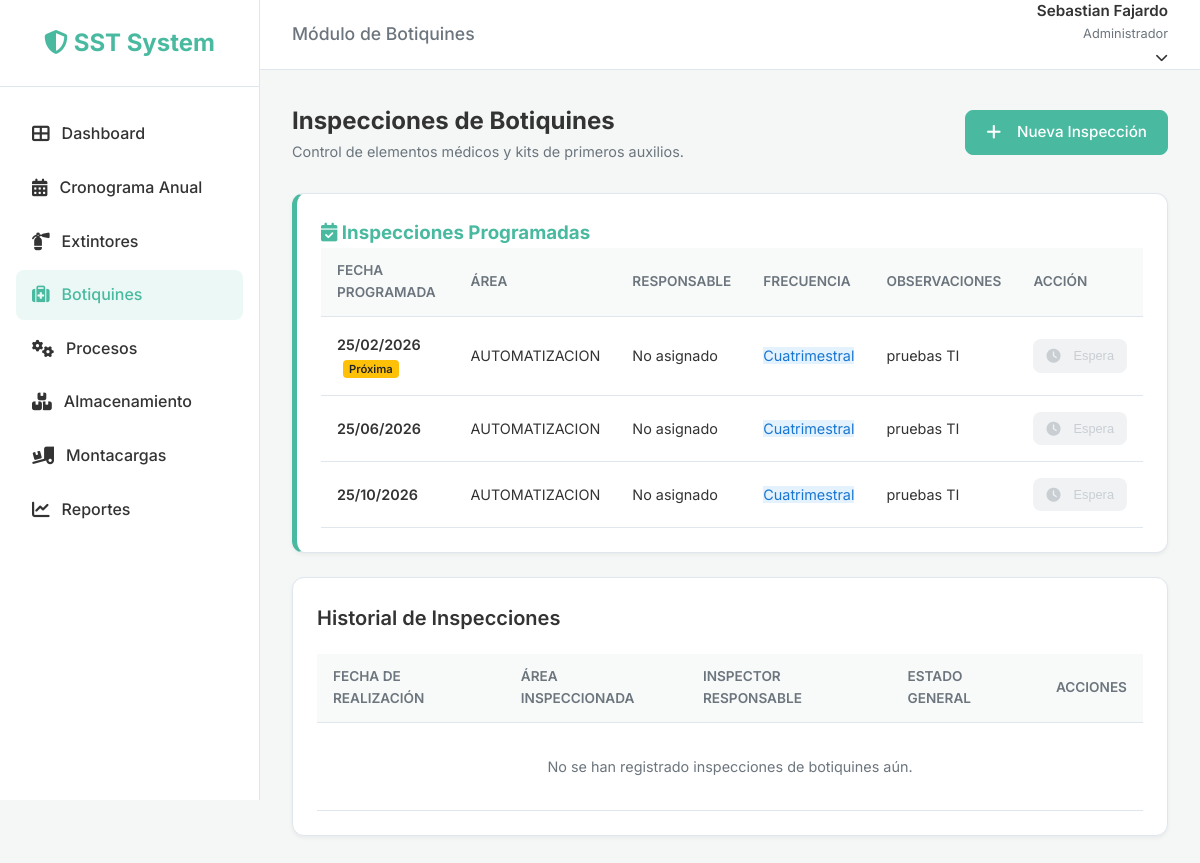
Before: /inspections/first-aid/ (signed in) with the older database file.
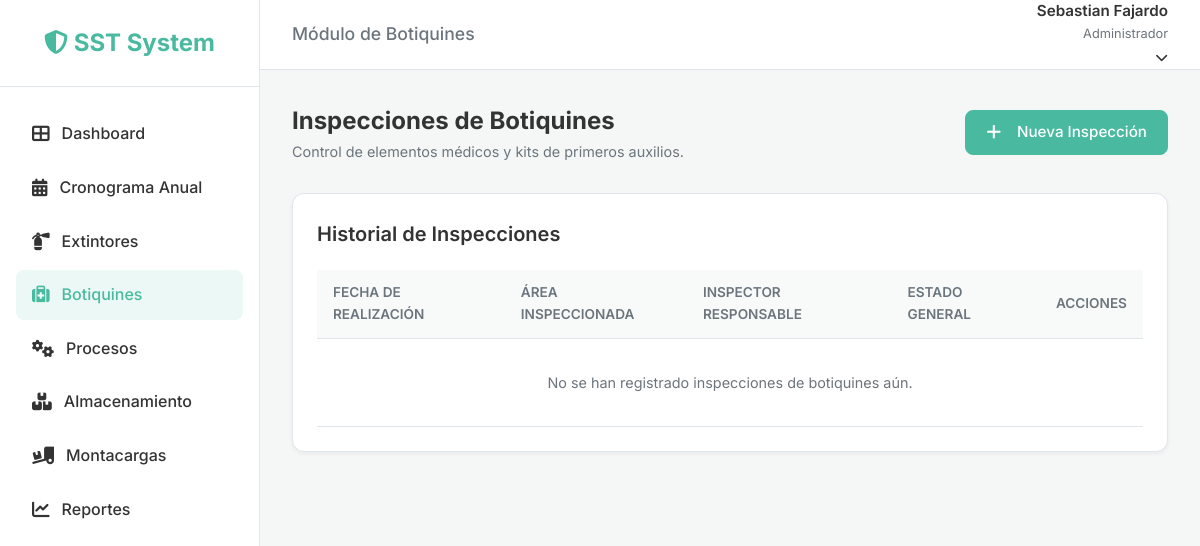
After: the same page with the newer database file.
### inspections/models.py (models this page shows, shortened)
class InspectionSchedule(models.Model):
    FREQUENCY_CHOICES = [
        ('Mensual', 'Mensual'),
        ('Bimestral', 'Bimestral'),
        ('Trimestral', 'Trimestral'),
        ('Cuatrimestral', 'Cuatrimestral'),
        ('Semestral', 'Semestral'),
        ('Anual', 'Anual'),
    ]
    STATUS_CHOICES = [
        ('Programada', 'Programada'),
        ('Realizada', 'Realizada'),
        ('Pendiente', 'Pendiente'),
    ]
    year = models.IntegerField(verbose_name="Año de Programación", blank=True, null=True)
    area = models.ForeignKey(
        'Area',
        on_delete=models.PROTECT,
        verbose_name="Área a Inspeccionar",
        help_text="Seleccione el área donde se realizará la inspección"
    )
    inspection_type = models.CharField(max_length=200, verbose_name="Tipo de Inspección")
    frequency = models.CharField(max_length=20, choices=FREQUENCY_CHOICES, verbose_name="Frecuencia")
    scheduled_date = models.DateField(verbose_name="Fecha Programada")
    responsible = models.ForeignKey(
        settings.AUTH_USER_MODEL,
        on_delete=models.CASCADE,
        related_name='scheduled_inspections',
        verbose_name="Responsable",
        blank=True,
        null=True
    )
    status = models.CharField(
        max_length=20,
        choices=STATUS_CHOICES,
        default='Programada',
        verbose_name="Estado"
    )
    observations = models.TextField(blank=True, null=True, verbose_name="Observaciones")
    created_at = models.DateTimeField(auto_now_add=True)
    updated_at = models.DateTimeField(auto_now=True)
    class Meta:
        verbose_name = "Cronograma de Inspección"
        verbose_name_plural = "Cronogramas de Inspección"
        ordering = ['scheduled_date']
    @property
    def is_overdue(self):
         return self.status != 'Realizada' and self.scheduled_date < date.today()

class Area(models.Model):
    name = models.CharField(max_length=200, unique=True, verbose_name="Nombre del Área")
    is_active = models.BooleanField(default=True, verbose_name="Activa")
    created_at = models.DateTimeField(auto_now_add=True)
    updated_at = models.DateTimeField(auto_now=True)
    class Meta:
        verbose_name = "Área"
        verbose_name_plural = "Áreas"
        ordering = ['name']
    def __str__(self):
        return self.name

### inspections/views.py (the view)
# urls.py: path('first-aid/', FirstAidListView.as_view(), name='first_aid_list'),
class FirstAidListView(LoginRequiredMixin, RolePermissionRequiredMixin, ScheduledInspectionsMixin, ListView):
    permission_required = ('first_aid', 'view')
    model = FirstAidInspection
    template_name = 'inspections/first_aid_list.html'
    context_object_name = 'inspections'
    inspection_module_type = 'first_aid'
    def get_queryset(self):
        qs = super().get_queryset()
        from django.utils import timezone
        current_year = timezone.now().year
        return qs.filter(inspection_date__year=current_year, parent_inspection__isnull=True)

### roles/mixins.py (called while the page is built)
    def dispatch(self, request, *args, **kwargs):
        if not request.user.is_authenticated:
            return self.handle_no_permission()
        if not self.has_permission():
            messages.error(request, 'No tienes permiso para realizar esta acción o acceder a esta sección.')
            referer = request.META.get('HTTP_REFERER')
            if referer and referer != request.build_absolute_uri():
                return redirect(referer)
            return redirect('dashboard')
        return super().dispatch(request, *args, **kwargs)

    def has_permission(self):
        if self.permission_required:
            user = self.request.user
            if hasattr(user, 'has_perm_custom'):
                if isinstance(self.permission_required, (list, tuple)) and len(self.permission_required) == 2:
                    module, action = self.permission_required
                    return user.has_perm_custom(module, action)
        return True

### templates/inspections/first_aid_list.html (shortened to what the changed rows need)
{% extends 'base.html' %}
{% load static %}
{% block extra_head %}
<link rel="stylesheet" href="{% static 'css/dashboard.css' %}">
{% endblock %}
{% block header_title %}Módulo de Botiquines{% endblock %}
{% block content %}
<div class="dashboard-header">
    <div>
        <h1 style="font-size: 1.5rem; font-weight: 700;">Inspecciones de Botiquines</h1>
    </div>
</div>
{% if scheduled_inspections %}
<div class="card" style="border-left: 5px solid #49BAA0;">
    <h3 class="inspection-section-title" style="color: #49BAA0; border-color: #49BAA0;"><i
            class="fas fa-calendar-check"></i>
        Inspecciones Programadas</h3>
    <div class="table-wrapper">
        <table>
            <thead>
                <tr>
                    <th>Fecha Programada</th>
                    <th>Área</th>
                    <th>Responsable</th>
                    <th>Frecuencia</th>
                    <th>Observaciones</th>
                    <th>Acción</th>
                </tr>
            </thead>
            <tbody>
                {% for item in scheduled_inspections %}
                <tr>
                    <td style="font-weight: 600;">
                        {{ item.scheduled_date|date:"d/m/Y" }}
                        {% if item.is_overdue %}
                        <span class="badge"
                            style="background-color: #dc3545; color: white; padding: 2px 6px; border-radius: 4px; font-size: 0.7rem; margin-left: 6px;">Vencida</span>
                        {% elif item.is_due_soon %}
                        <span class="badge"
                            style="background-color: #ffc107; color: #212529; padding: 2px 6px; border-radius: 4px; font-size: 0.7rem; margin-left: 6px;">Próxima</span>
                        {% endif %}
                    </td>
                    <td>{{ item.area }}</td>
                    <td>{% if item.responsible %}{{ item.responsible.get_full_name|default:item.responsible.username
                        }}{% else %}No asignado{% endif %}</td>
                    <td><span class="badge" style="background: #e3f2fd; color: #1976d2;">{{ item.frequency }}</span>
                    </td>
                    <td>{{ item.observations|truncatewords:8|default:"—" }}</td>
                    <td>
                        {% if item.can_execute %}
                        <a href="{% url 'first_aid_create' %}?schedule_item={{ item.pk }}" class="btn btn-primary"
                            style="padding: 6px 12px; font-size: 0.8rem;">
                            <i class="fas fa-play" style="margin-right: 5px;"></i> Ejecutar
                        </a>
                        {% else %}
                        <button class="btn" disabled
                            style="padding: 6px 12px; font-size: 0.8rem; background: #e9ecef; color: #adb5bd; cursor: not-allowed;"
                            title="Disponible 5 días antes de la fecha programada">
                            <i class="fas fa-clock" style="margin-right: 5px;"></i> Espera
                        </button>
                        {% endif %}
                    </td>
                </tr>
                {% endfor %}
            </tbody>
        </table>
    </div>
</div>
{% endif %}
<div class="card">
    <div class="table-wrapper">
        <table>
            <thead>
                <tr>
                    <th>Fecha de Realización</th>
                    <th>Área Inspeccionada</th>
                    <th>Inspector Responsable</th>
                    <th>Estado General</th>
                    <th>Acciones</th>
                </tr>
            </thead>
        </table>
    </div>
</div>
{% endblock %}

Changed rows visible on the page:
removed InspectionSchedule: scheduled_date "25/02/2026", status "Próxima", area "AUTOMATIZACION", shows "No asignado", frequency "Cuatrimestral", observations "pruebas TI", shows "Espera"
removed InspectionSchedule: scheduled_date "25/06/2026", area "AUTOMATIZACION", shows "No asignado", frequency "Cuatrimestral", observations "pruebas TI", shows "Espera"
removed InspectionSchedule: scheduled_date "25/10/2026", area "AUTOMATIZACION", shows "No asignado", frequency "Cuatrimestral", observations "pruebas TI", shows "Espera"
Other visible differences:
text no longer shown: "Inspecciones Programadas FECHA PROGRAMADA ÁREA RESPONSABLE FRECUENCIA OBSERVACIONES ACCIÓN"
